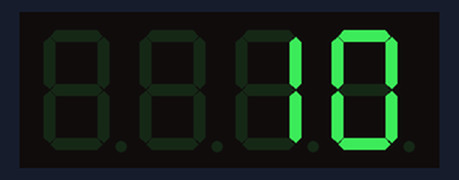
A sketch run on a simulated Arduino Uno, built with avr-gcc and run on an emulated ATmega328P. Parts: 4-digit seven-segment display.

Above: at 0.1 s.
At 1.1 s:
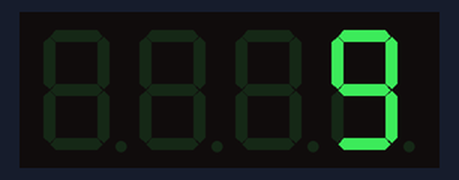
At 4.3 s:
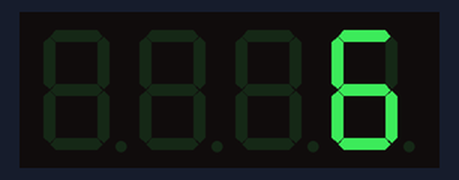
At 6.3 s:
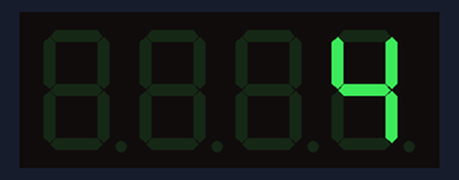
At 8.4 s:
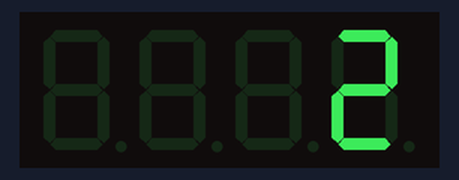
At 9.5 s:
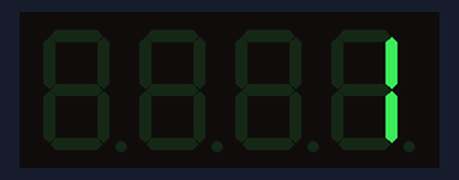

Measured:
- by itself, everything shown: repeats every 10.4 s, in 11 steps
- what the display in image 3 shows lasts 1.0 s, from 6.3 s to 7.3 s

The sketch:

sketch_sep06b.ino
```cpp
#include <Arduino.h>
#include <TM1637Display.h>
#define CLK 2
#define DIO 3
#define TEST_DELAY   2000

TM1637Display display(CLK, DIO);

void setup()
{
}

void loop()
{
uint8_t data[] = { 0xff, 0xff, 0xff, 0xff };
uint8_t blank[] = { 0x00, 0x00, 0x00, 0x00 };
display.setBrightness(0x0f);

display.clear();
display. showNumberDec(10,false);
delay(1000);
display.clear();
display. showNumberDec(9,false);
delay(1000);
display.clear();
display. showNumberDec(8,false);
delay(1000);
display.clear();
display. showNumberDec(7,false);
delay(1000);
display.clear();
display. showNumberDec(6,false);
delay(1000);
display.clear();
display. showNumberDec(5,false);
delay(1000);
display.clear();
display. showNumberDec(4,false);
delay(1000);
display.clear();
display. showNumberDec(3,false);
delay(1000);
display.clear();
display. showNumberDec(2,false);
delay(1000);
display.clear();
display. showNumberDec(1,false);
delay(1000);
display.clear();
}
```
